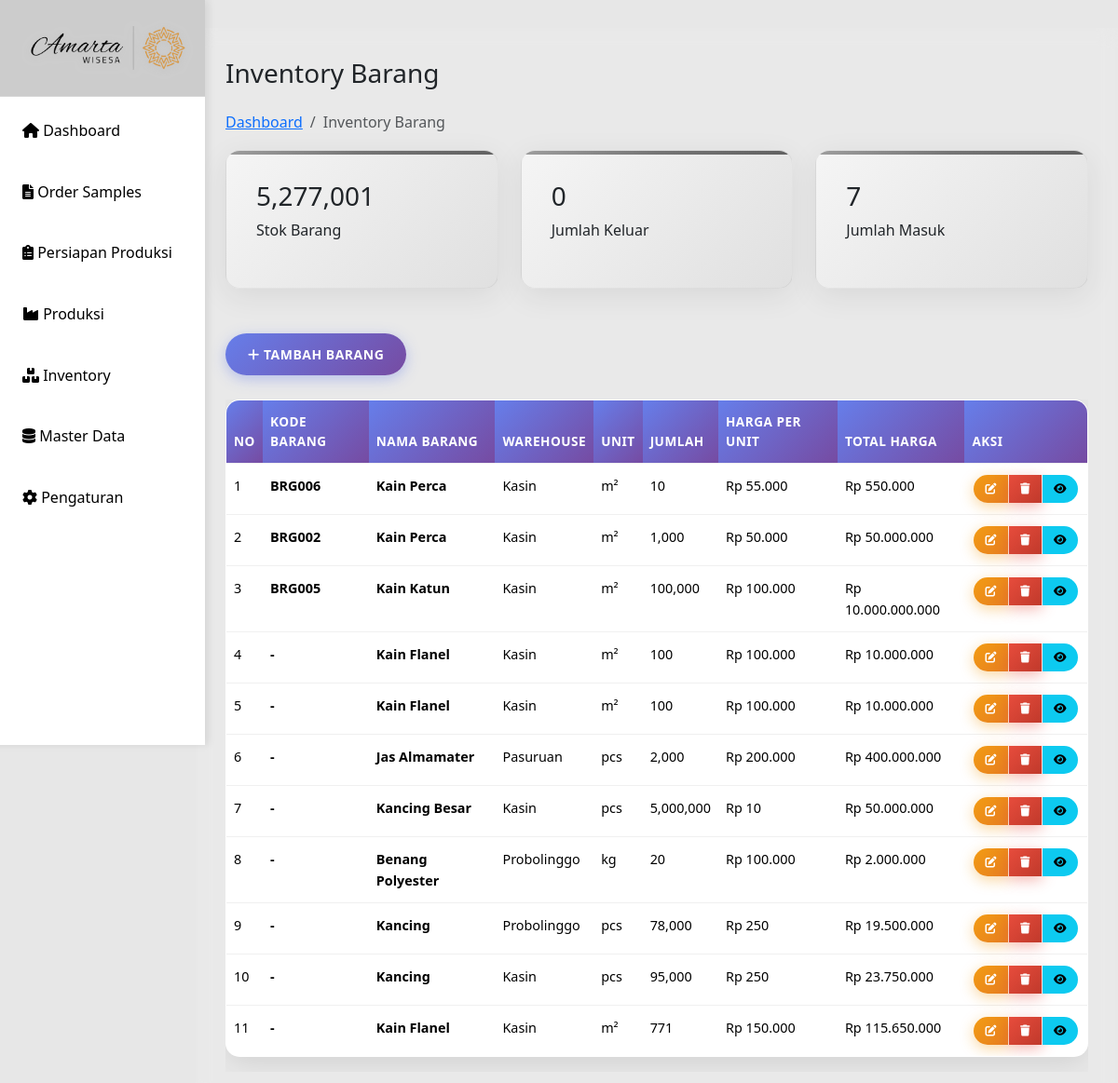
Before: /inventory.php with the older database file.
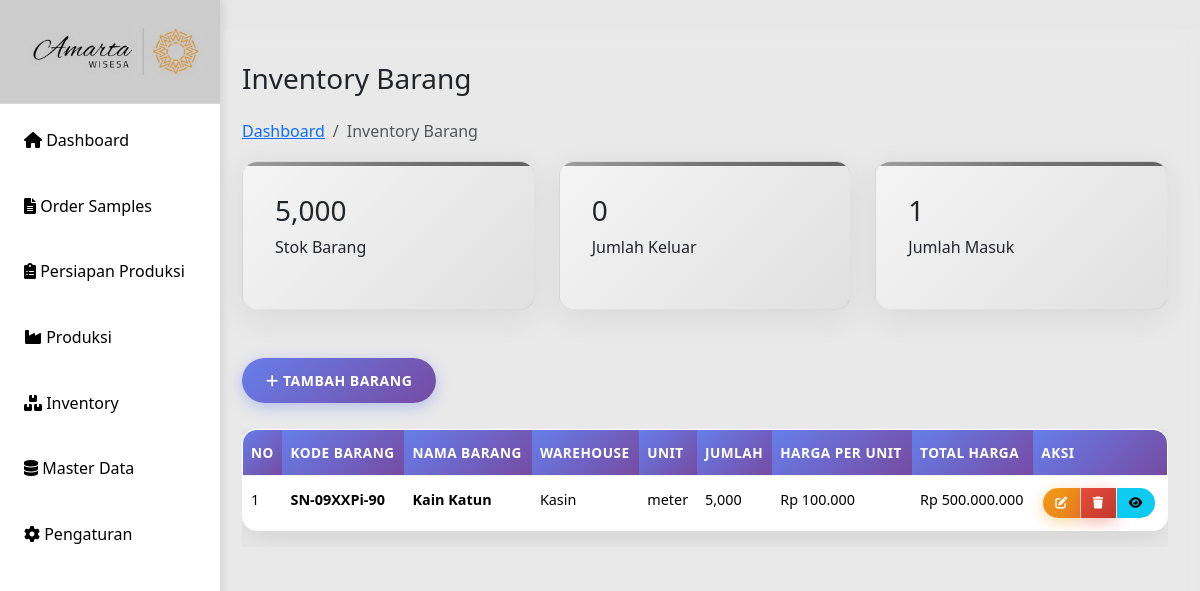
After: the same page with the newer database file.
### tables this page shows
CREATE TABLE `inventory` (
  `id` int(11) NOT NULL,
  `kode_barang` varchar(50) DEFAULT NULL,
  `nama_barang` varchar(255) NOT NULL,
  `warehouse` varchar(100) NOT NULL,
  `unit` varchar(50) NOT NULL,
  `jumlah` int(11) NOT NULL DEFAULT 0,
  `harga_per_unit` decimal(15,2) NOT NULL DEFAULT 0.00,
  `keterangan` text DEFAULT NULL,
  `created_at` datetime NOT NULL DEFAULT current_timestamp(),
  `updated_at` datetime DEFAULT NULL ON UPDATE current_timestamp(),
  `id_kategori` int(11) DEFAULT NULL
);

### inventory.php (the view, shortened to what this page needs)
<?php
include "includes/header.php";
include "config/db.php";
$result = $conn->query("SELECT * FROM inventory ORDER BY id DESC");
$total_stok = $conn->query("SELECT SUM(jumlah) as total FROM inventory")->fetch_assoc()['total'] ?? 0;
$barang_keluar = $conn->query("SELECT SUM(jumlah_keluar) as total FROM inventory_transaksi WHERE jenis = 'keluar'")->fetch_assoc()['total'] ?? 0;
$barang_masuk = $conn->query("SELECT COUNT(DISTINCT nama_barang) as total FROM inventory")->fetch_assoc()['total'] ?? 0;
$barang_masuk_transaksi = $conn->query("SELECT SUM(jumlah_masuk) as total FROM inventory_transaksi WHERE jenis = 'masuk'")->fetch_assoc()['total'] ?? 0;
if ($barang_keluar == 0 && $barang_masuk_transaksi == 0) {
    $barang_keluar = 0;
}
?>
    <main class="main-content">
            <div>
                <h1 class="h3 mb-4">Inventory Barang</h1>
                <nav aria-label="breadcrumb">
                    <ol class="breadcrumb">
                        <li class="breadcrumb-item"><a href="index.php">Dashboard</a></li>
                        <li class="breadcrumb-item active">Inventory Barang</li>
                    </ol>
                </nav>
            </div>
        <div class="row mb-4">
            <div class="col-md-4">
                <div class="stats-card">
                    <h3><?php echo number_format($total_stok); ?></h3>
                    <p>Stok Barang</p>
                </div>
            </div>
            <div class="col-md-4">
                <div class="stats-card">
                    <h3><?php echo number_format($barang_keluar); ?></h3>
                    <p>Jumlah Keluar</p>
                </div>
            </div>
            <div class="col-md-4">
                <div class="stats-card">
                    <h3><?php echo number_format($barang_masuk); ?></h3>
                    <p>Jumlah Masuk</p>
                </div>
            </div>
        </div>
        <div>
            <button class="btn btn-primary" data-bs-toggle="modal" data-bs-target="#inventoryModal">
                <i class="fas fa-plus"></i> Tambah Barang
            </button>
        </div><br>
        <div class="table-container">
            <div class="table-responsive">
                <table id="inventoryTable" class="table table-hover">
                    <thead>
                        <tr>
                            <th>No</th>
                            <th>Kode Barang</th>
                            <th>Nama Barang</th>
                            <th>Warehouse</th>
                            <th>Unit</th>
                            <th>Jumlah</th>
                            <th>Harga per Unit</th>
                            <th>Total Harga</th>
                            <th>Aksi</th>
                        </tr>
                    </thead>
                    <tbody>
                        <?php $no=1; while($row = $result->fetch_assoc()): ?>
                        <tr>
                            <td><?= $no++ ?></td>
                            <td><strong><?= $row['kode_barang'] ?? '-' ?></strong></td>
                            <td><strong><?= $row['nama_barang'] ?></strong></td>
                            <td><?= $row['warehouse'] ?></td>
                            <td><?= $row['unit'] ?></td>
                            <td><?= number_format($row['jumlah']) ?></td>
                            <td>Rp <?= number_format($row['harga_per_unit'], 0, ',', '.') ?></td>
                            <td>Rp <?= number_format($row['jumlah'] * $row['harga_per_unit'], 0, ',', '.') ?></td>
                            <td>
                                <div class="btn-group btn-group-sm" role="group">
                                    <button class="btn btn-warning" onclick="editInventory(<?= $row['id'] ?>)" title="Edit">
                                        <i class="fas fa-edit"></i>
                                    </button>
                                    <button class="btn btn-danger" onclick="deleteInventory(<?= $row['id'] ?>)" title="Hapus">
                                        <i class="fas fa-trash"></i>
                                    </button>
                                    <button class="btn btn-info" onclick="detailInventory(<?= $row['id'] ?>)" title="Detail">
                                        <i class="fas fa-eye"></i>
                                    </button>
                                </div>
                            </td>
                        </tr>
                        <?php endwhile; ?>
                    </tbody>
                </table>
            </div>
        </div>
    </main>
<?php include 'includes/footer.php'; ?>

### includes/header.php (shortened to what this page needs)
<!DOCTYPE html>
<html lang="id">
<head>
    <link href="https://cdn.jsdelivr.net/npm/bootstrap@5.3.3/dist/css/bootstrap.min.css" rel="stylesheet">
    <link href="https://cdnjs.cloudflare.com/ajax/libs/font-awesome/6.0.0/css/all.min.css" rel="stylesheet">
    <link href="https://cdn.datatables.net/1.13.7/css/dataTables.bootstrap5.min.css" rel="stylesheet">
    <link rel="stylesheet" href="css/style.css">
</head>
<body>
    <button class="sidebar-toggle" onclick="toggleSidebar()">
    </button>
   <?php include 'sidebar.php'; ?>

### includes/sidebar.php
<nav class="sidebar" id="sidebar">
    <div class="sidebar-header">
        <img src="img/amarta-wisesa.png" alt="Amarta Wisesa Logo" class="sidebar-logo">
    </div>
    <ul class="sidebar-nav">
        <li>
            <a href="index.php" class="nav-link <?php echo basename($_SERVER['PHP_SELF']) == 'index.php' ? 'active' : ''; ?>">
                <i class="fas fa-home"></i>
                Dashboard
            </a>
        </li>
        <li>
            <a href="sps-sample.php" class="nav-link <?php echo basename($_SERVER['PHP_SELF']) == 'sps-sample.php' ? 'active' : ''; ?>">
                <i class="fas fa-file-alt"></i>
                Order Samples
            </a>
        </li>
        <li>
            <a href="persiapan.php" class="nav-link <?php echo basename($_SERVER['PHP_SELF']) == 'persiapan.php' ? 'active' : ''; ?>">
                <i class="fas fa-clipboard-list"></i>
                Persiapan Produksi
            </a>
        </li>
        <li>
            <a href="produksi.php" class="nav-link <?php echo basename($_SERVER['PHP_SELF']) == 'produksi.php' ? 'active' : ''; ?>">
                <i class="fas fa-industry"></i>
                Produksi
            </a>
        </li>
        <li>
            <a href="inventory.php" class="nav-link <?php echo basename($_SERVER['PHP_SELF']) == 'inventory.php' ? 'active' : ''; ?>">
                <i class="fas fa-boxes"></i>
                Inventory
            </a>
        </li>
        <li>
            <a href="master-data.php" class="nav-link <?php echo basename($_SERVER['PHP_SELF']) == 'master-data.php' ? 'active' : ''; ?>">
                <i class="fas fa-database"></i>
                Master Data
            </a>
        </li>
        <li>
            <a href="pengaturan.php" class="nav-link <?php echo basename($_SERVER['PHP_SELF']) == 'pengaturan.php' ? 'active' : ''; ?>">
                <i class="fas fa-cog"></i>
                Pengaturan
            </a>
        </li>
    </ul>
</nav>

### includes/footer.php (shortened to what this page needs)
</body>
</html>

### css/style.css (style rules this page uses)
* { margin: 0; padding: 0; box-sizing: border-box; }
body { font-family: 'Segoe UI', Tahoma, Geneva, Verdana, sans-serif; background: #e7e7e7ff; min-height: 100vh; line-height: 1.6; }
.sidebar { background: #ffffff; width: 260px; height: 100vh; position: fixed; left: -40px; top: 0; padding-top: 0; box-shadow: 4px 0 8px rgba(0,0,0,0.08); overflow-y: auto; transition: all 0.3s cubic-bezier(0.4, 0, 0.2, 1); z-index: 1000; }
.sidebar::before { content: ''; position: absolute; top: 0; left: 0; right: 0; bottom: 0; background: linear-gradient(45deg, rgba(255,255,255,0.3) 0%, rgba(255,255,255,0.1) 50%, rgba(255,255,255,0.2) 100%); pointer-events: none; }
.sidebar-header { background: rgba(0,0,0,0.2); padding: 1.5rem 1rem; text-align: left; backdrop-filter: blur(10px); border-bottom: 1px solid rgba(255,255,255,0.2); }
.sidebar-logo { width: 100%; max-width: 180px; height: auto; margin-left : 50px; transition: all 0.3s ease; filter: drop-shadow(0 2px 4px rgba(189, 189, 189, 0.72)); }
.sidebar ul { list-style: none; }
.sidebar ul li { margin: 0.5rem 1rem; border-radius: 8px; overflow: hidden; transition: all 0.3s ease; }
.sidebar ul li a { color: #000000; text-decoration: none; display: block; padding: 1rem; transition: all 0.3s ease; position: relative; overflow: hidden; }
.sidebar ul li a::before { content: ''; position: absolute; top: 0; left: -100%; width: 100%; height: 100%; background: linear-gradient(90deg, transparent, rgba(255,255,255,0.2), transparent); transition: left 0.5s; }
.main-content { margin-left: 210px; padding: 2rem; background: rgba(255,255,255,0.1); backdrop-filter: blur(10px); min-height: 100vh; }
.stats-card { background: linear-gradient(135deg, #f5f5f5, #e0e0e0); border-radius: 15px; padding: 2rem; margin-bottom: 1.5rem; box-shadow: 0 8px 32px rgba(0,0,0,0.08); border: 1px solid rgba(158, 158, 158, 0.2); transition: transform 0.3s ease, box-shadow 0.3s ease; position: relative; overflow: hidden; }
.stats-card::before { content: ''; position: absolute; top: 0; left: 0; right: 0; height: 4px; background: linear-gradient(90deg, #9e9e9e, #757575, #616161); }
.table { width: 100%; border-collapse: separate; border-spacing: 0; background: white; border-radius: 15px; overflow: hidden; box-shadow: 0 8px 32px rgba(0,0,0,0.1); border: 1px solid rgba(255,255,255,0.2); }
.table th, .table td { padding: 12px 8px; text-align: left; border-bottom: 1px solid #f0f0f0; font-size: 0.9rem; }
.table th { background: linear-gradient(135deg, #667eea, #764ba2); color: white; font-weight: 600; text-transform: uppercase; letter-spacing: 0.5px; font-size: 0.85rem; }
.table tr { transition: all 0.3s ease; }
.table tr:last-child td { border-bottom: none; }
.table .btn { padding: 6px 12px; font-size: 12px; border-radius: 20px; margin: 0 2px; }
.table .btn i { font-size: 12px; }
.btn { padding: 12px 24px; border: none; border-radius: 25px; cursor: pointer; text-decoration: none; display: inline-block; font-size: 14px; font-weight: 600; text-transform: uppercase; letter-spacing: 0.5px; transition: all 0.3s ease; position: relative; overflow: hidden; }
.btn::before { content: ''; position: absolute; top: 50%; left: 50%; width: 0; height: 0; background: rgba(255,255,255,0.2); border-radius: 50%; transform: translate(-50%, -50%); transition: width 0.6s, height 0.6s; }
.btn-primary { background: linear-gradient(135deg, #667eea, #764ba2); color: white; box-shadow: 0 4px 15px rgba(102,126,234,0.4); }
.btn-danger { background: linear-gradient(135deg, #e74c3c, #c0392b); color: white; box-shadow: 0 4px 15px rgba(231,76,60,0.4); }
.btn-warning { background: linear-gradient(135deg, #f39c12, #e67e22); color: white; box-shadow: 0 4px 15px rgba(243,156,18,0.4); }

Changed rows visible on the page:
removed inventory: kode_barang "BRG006", nama_barang "Kain Perca", warehouse "Kasin", unit "m²", jumlah "10", harga_per_unit "55.000", $row['jumlah'] * $row['harga_per_unit'] "550.000"
removed inventory: kode_barang "BRG002", nama_barang "Kain Perca", warehouse "Kasin", unit "m²", jumlah "1,000", harga_per_unit "50.000", $row['jumlah'] * $row['harga_per_unit'] "50.000.000"
removed inventory: kode_barang "BRG005", nama_barang "Kain Katun", warehouse "Kasin", unit "m²", jumlah "100,000", harga_per_unit "100.000", $row['jumlah'] * $row['harga_per_unit'] "10.000.000.000"
removed inventory: kode_barang "-", nama_barang "Kain Flanel", warehouse "Kasin", unit "m²", jumlah "100", harga_per_unit "100.000", $row['jumlah'] * $row['harga_per_unit'] "10.000.000"
removed inventory: kode_barang "-", nama_barang "Kain Flanel", warehouse "Kasin", unit "m²", jumlah "100", harga_per_unit "100.000", $row['jumlah'] * $row['harga_per_unit'] "10.000.000"
removed inventory: kode_barang "-", nama_barang "Jas Almamater", warehouse "Pasuruan", unit "pcs", jumlah "2,000", harga_per_unit "200.000", $row['jumlah'] * $row['harga_per_unit'] "400.000.000"
removed inventory: kode_barang "-", nama_barang "Kancing Besar", warehouse "Kasin", unit "pcs", jumlah "5,000,000", harga_per_unit "10", $row['jumlah'] * $row['harga_per_unit'] "50.000.000"
removed inventory: kode_barang "-", nama_barang "Benang Polyester", warehouse "Probolinggo", unit "kg", jumlah "20", harga_per_unit "100.000", $row['jumlah'] * $row['harga_per_unit'] "2.000.000"
removed inventory: kode_barang "-", nama_barang "Kancing", warehouse "Probolinggo", unit "pcs", jumlah "78,000", harga_per_unit "250", $row['jumlah'] * $row['harga_per_unit'] "19.500.000"
removed inventory: kode_barang "-", nama_barang "Kancing", warehouse "Kasin", unit "pcs", jumlah "95,000", harga_per_unit "250", $row['jumlah'] * $row['harga_per_unit'] "23.750.000"
removed inventory: kode_barang "-", nama_barang "Kain Flanel", warehouse "Kasin", unit "m²", jumlah "771", harga_per_unit "150.000", $row['jumlah'] * $row['harga_per_unit'] "115.650.000"
added inventory: kode_barang "SN-09XXPi-90", nama_barang "Kain Katun", warehouse "Kasin", unit "meter", jumlah "5,000", harga_per_unit "100.000", $row['jumlah'] * $row['harga_per_unit'] "500.000.000"
Other visible differences:
$total_stok: "5,277,001" → "5,000"
$barang_masuk: "7" → "1"
